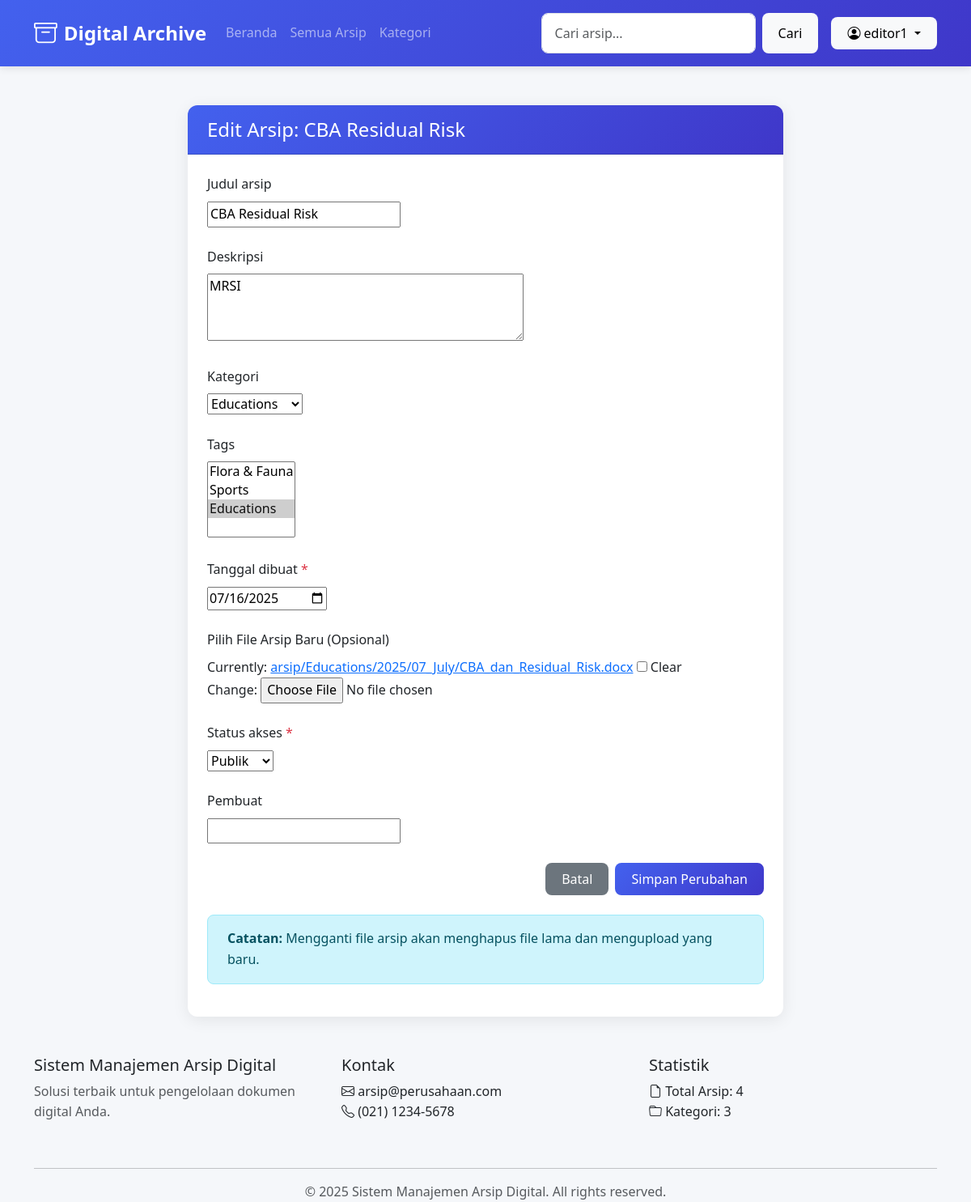
The page /arsip/4/edit/ (signed in) on the database as committed earlier.
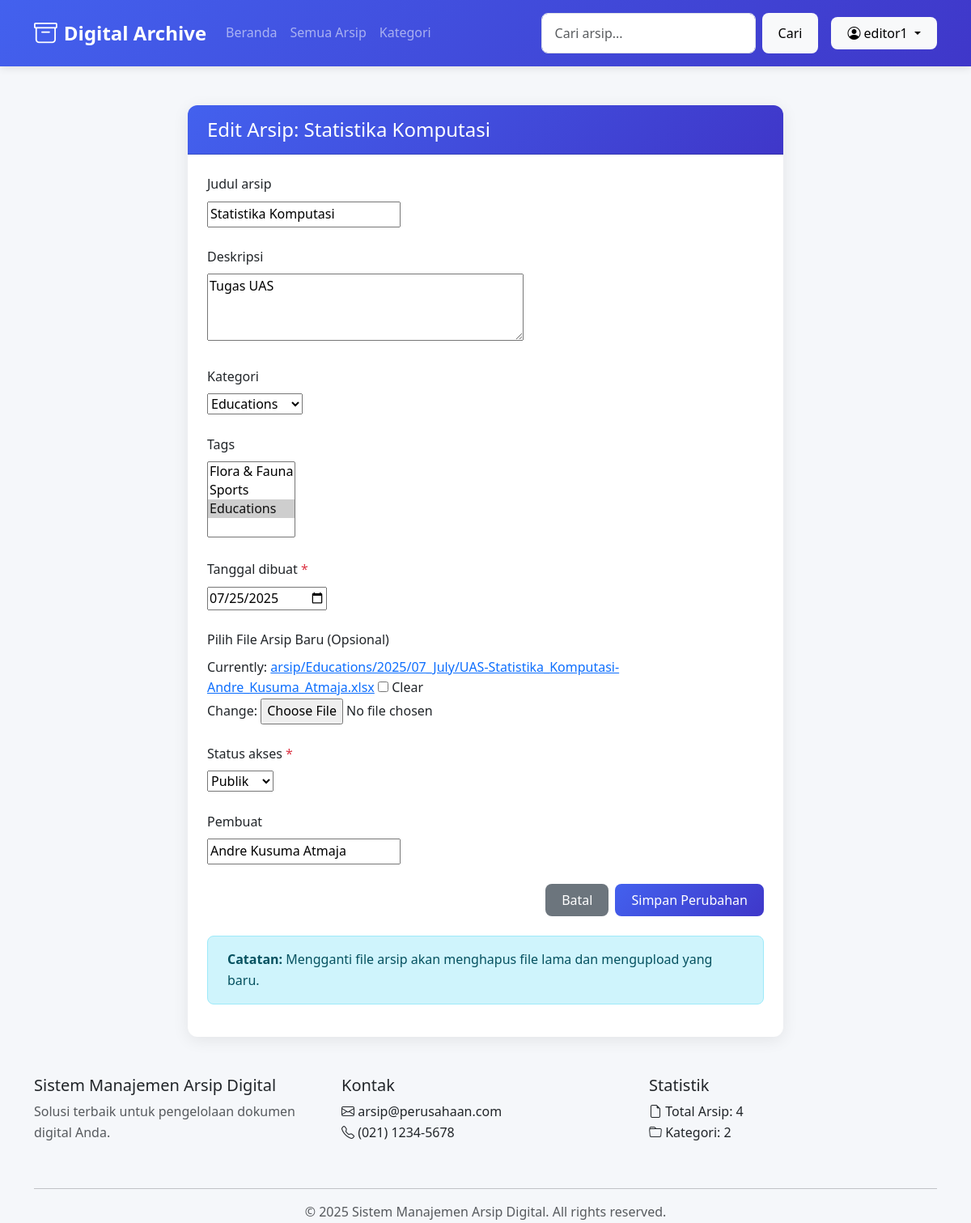
The same page on the database as committed later.
### arsip/models.py (models this page shows, shortened)
class Arsip(models.Model):
    STATUS_VERIFIKASI = (
        ('pending', 'Pending'),
        ('ditolak', 'Ditolak'),
        ('diterima', 'Diterima'),
    )
    STATUS_AKSES_CHOICES = [
        ('publik', 'Publik'),
        ('internal', 'Internal'),
    ]
    judul_arsip = models.CharField(max_length=255, blank=True, null=True, default="")
    kode_arsip = models.CharField(max_length=50, blank=True, null=True, unique=True)
    deskripsi = models.TextField(blank=True, null=True, default="")
    kategori = models.ForeignKey(Kategori, on_delete=models.SET_NULL, blank=True, null=True)
    tags = models.ManyToManyField(Tag, blank=True)
    tanggal_dibuat = models.DateField()
    tanggal_diterima = models.DateField()
    pembuat = models.CharField(max_length=100, blank=True, null=True)
    lokasi_fisik = models.CharField(max_length=100, blank=True, null=True)
    lokasi_digital = models.FileField(upload_to=arsip_upload_path)
    format_file = models.CharField(max_length=10, blank=True)
    ukuran_file = models.IntegerField(blank=True, null=True)  # Dalam bytes
    status_akses = models.CharField(
        max_length=20,
        choices=STATUS_AKSES_CHOICES,
        default='internal'
    )
    dibuat_oleh = models.ForeignKey(User, on_delete=models.SET_NULL, null=True)
    timestamp_input = models.DateTimeField(auto_now_add=True)
    last_updated = models.DateTimeField(auto_now=True)
    versi = models.PositiveIntegerField(default=1)
    diakses = models.PositiveIntegerField(default=0)
    class Meta:
        verbose_name = "Arsip Digital"
        verbose_name_plural = "Arsip Digital"
        ordering = ['-tanggal_diterima']
    status_verifikasi = models.CharField(
        max_length=20,
        choices=STATUS_VERIFIKASI,
        default='pending'
    )
    catatan_verifikasi = models.TextField(blank=True, null=True)
    verifikator = models.ForeignKey(
        User,
        on_delete=models.SET_NULL,
        null=True,
        blank=True,
        related_name='arsip_diverifikasi'
    )
    tanggal_verifikasi = models.DateTimeField(null=True, blank=True)
    tracker = FieldTracker(fields=['status_verifikasi'])

### arsip/views.py (the view)
# urls.py: path('arsip/<int:arsip_id>/edit/', views.edit_arsip, name='edit_arsip'),
@login_required
@user_passes_test(is_admin_or_editor, login_url=reverse_lazy('arsip:beranda'))
def edit_arsip(request, arsip_id):
    arsip = get_object_or_404(Arsip, id=arsip_id)
    if not (request.user.is_authenticated and hasattr(request.user, 'profile') and (request.user.profile.role == 'Admin' or request.user.profile.role == 'Editor' or request.user == arsip.dibuat_oleh)):
        messages.error(request, "Anda tidak memiliki izin untuk mengedit arsip ini!")
        return redirect('arsip:detail_arsip', arsip_id=arsip.id)
    if request.method == 'POST':
        form = ArsipForm(request.POST, request.FILES, instance=arsip)
        if form.is_valid():
            if 'lokasi_digital' in request.FILES:
                if arsip.lokasi_digital:
                    old_file_path = arsip.lokasi_digital.path
                    if os.path.exists(old_file_path):
                        os.remove(old_file_path)
                        print(f"File lama {old_file_path} berhasil dihapus.")
                arsip.lokasi_digital = form.cleaned_data['lokasi_digital']
            elif f'lokasi_digital-clear' in request.POST and form.cleaned_data.get('lokasi_digital') is False:
                if arsip.lokasi_digital:
                    old_file_path = arsip.lokasi_digital.path
                    if os.path.exists(old_file_path):
                        os.remove(old_file_path)
                        print(f"File {old_file_path} berhasil dihapus karena opsi 'clear'.")
                arsip.lokasi_digital = None # Set field file menjadi None (kosong)
            arsip = form.save(commit=False) # Simpan data form ke instance Arsip, tapi belum ke DB
            if arsip.lokasi_digital:
                arsip.format_file = os.path.splitext(arsip.lokasi_digital.name)[1][1:].upper()
                arsip.ukuran_file = arsip.lokasi_digital.size
            else:
                arsip.format_file = ''
                arsip.ukuran_file = 0
            arsip.save() # Simpan instance Arsip ke DB
            form.save_m2m() # Simpan many-to-many data (misal tags)
            messages.success(request, 'Arsip berhasil diperbarui!')
            return redirect('arsip:detail_arsip', arsip_id=arsip.id)
        else:
            messages.error(request, "Ada kesalahan dalam formulir. Mohon periksa kembali.")
    else:
        form = ArsipForm(instance=arsip)
    return render(request, 'arsip/edit_arsip.html', {'form': form, 'arsip': arsip})

### arsip/forms.py
class ArsipForm(forms.ModelForm):
    lokasi_digital = forms.FileField(label='Pilih File Arsip', required=False)
    class Meta:
        model = Arsip
        fields = [
            'judul_arsip',
            'deskripsi',
            'kategori',
            'tags',
            'tanggal_dibuat',
            'lokasi_digital', # Ditambahkan kembali di sini sebagai input field
            'status_akses',
            'pembuat',
        ]
        widgets = {
            'tanggal_dibuat': forms.DateInput(attrs={'type': 'date'}),
            'deskripsi': forms.Textarea(attrs={'rows': 3}),
        }
    def __init__(self, *args, **kwargs):
        super().__init__(*args, **kwargs)
        if self.instance and self.instance.pk:
            self.fields['lokasi_digital'].required = False
            self.fields['lokasi_digital'].label = 'Pilih File Arsip Baru (Opsional)'
        else:
            self.fields['lokasi_digital'].required = True
            self.fields['lokasi_digital'].label = 'Pilih File Arsip'

### arsip/models.py (called while the page is built)
    def __str__(self):
        return self.nama

    def __str__(self):
        return self.nama

### arsip/templates/arsip/edit_arsip.html (shortened to what this page needs)
{% extends "arsip/base_arsip.html" %}
{% load static %}
{% block content %}
<div class="row justify-content-center">
  <div class="col-md-8">
    <div class="card">
      <div class="card-header bg-primary text-white">
        <h4 class="mb-0">Edit Arsip: {{ arsip.judul_arsip }}</h4>
      </div>
      <div class="card-body upload-form">
        <form method="post" enctype="multipart/form-data">
          {% for field in form %}
          <div class="form-group">
            <label for="{{ field.id_for_label }}" class="form-label">
              {{ field.label }}
              {% if field.field.required %}<span class="text-danger">*</span>{% endif %}
            </label>
            {{ field }}
          </div>
          {% endfor %}
          <div class="d-flex justify-content-end mt-4">
            <a href="{% url 'arsip:detail_arsip' arsip.id %}" class="btn btn-secondary me-2">Batal</a>
            <button type="submit" class="btn btn-primary">Simpan Perubahan</button>
          </div>
        </form>
        <div class="mt-4 alert alert-info">
          <strong>Catatan:</strong> Mengganti file arsip akan menghapus file lama dan mengupload yang baru.
        </div>
      </div>
    </div>
  </div>
</div>
{% endblock %}

### arsip/templates/arsip/base_arsip.html (shortened to what this page needs)
<!DOCTYPE html>
<html lang="id">
<head>
    <link href="https://cdn.jsdelivr.net/npm/bootstrap@5.3.0/dist/css/bootstrap.min.css" rel="stylesheet">
    <link rel="stylesheet" href="https://cdn.jsdelivr.net/npm/bootstrap-icons@1.8.0/font/bootstrap-icons.css">
    {% load static %}
    <link rel="stylesheet" href="{% static 'style.css' %}">
</head>
<body>
    <nav class="navbar navbar-expand-lg navbar-dark bg-primary">
        <div class="container">
            <a class="navbar-brand" href="{% url 'arsip:beranda' %}">
                <i class="bi bi-archive"></i> Digital Archive
            </a>
            <div class="collapse navbar-collapse" id="navbarNav">
                <ul class="navbar-nav me-auto">
                    <li class="nav-item">
                        <a class="nav-link" href="{% url 'arsip:beranda' %}">Beranda</a>
                    </li>
                    <li class="nav-item">
                        <a class="nav-link" href="{% url 'arsip:daftar_arsip' %}">Semua Arsip</a>
                    </li>
                    <li class="nav-item">
                        <a class="nav-link" href="{% url 'arsip:kategori_list' %}">Kategori</a>
                    </li>
                </ul>
                <form class="d-flex me-2" action="{% url 'arsip:cari_arsip' %}" method="get">
                    <input type="text" class="form-control me-2" name="q" value="{{ query }}" placeholder="Cari arsip...">
                    <button class="btn btn-light me-2" type="submit">Cari</button>
                </form>
                {% if user.is_authenticated %}
                <div class="dropdown">
                    <button class="btn btn-light dropdown-toggle" type="button" id="dropdownMenuButton"
                        data-bs-toggle="dropdown">
                        <i class="bi bi-person-circle"></i> {{ user.username }}
                    </button>
                </div>
                {% else %}
                <a href="{% url 'arsip:login' %}" class="btn btn-light me-2">Login</a>
                {% endif %}
            </div>
        </div>
    </nav>
    <main class="container my-5">
        {% block content %}{% endblock %}
    </main>
    <footer class="footer">
        <div class="container">
            <div class="row">
                <div class="col-md-4 mb-4">
                    <h5>Sistem Manajemen Arsip Digital</h5>
                    <p class="text-muted">Solusi terbaik untuk pengelolaan dokumen digital Anda.</p>
                </div>
                <div class="col-md-4 mb-4">
                    <h5>Kontak</h5>
                    <ul class="list-unstyled">
                        <li><i class="bi bi-envelope"></i> arsip@perusahaan.com</li>
                        <li><i class="bi bi-telephone"></i> (021) 1234-5678</li>
                    </ul>
                </div>
                <div class="col-md-4 mb-4">
                    <h5>Statistik</h5>
                    <ul class="list-unstyled">
                        <li><i class="bi bi-file-earmark"></i> Total Arsip: {{ total_arsip|default:'0' }}</li>
                        <li><i class="bi bi-folder"></i> Kategori: {{ total_kategori|default:'0' }}</li>
                    </ul>
                </div>
            </div>
            <hr>
            <div class="text-center text-muted">
                &copy; {% now "Y" %} Sistem Manajemen Arsip Digital. All rights reserved.
            </div>
        </div>
    </footer>
</body>
</html>

Rows that differ between the two databases and show on the page:
changed Arsip "Educations": judul_arsip "CBA Residual Risk" → "Statistika Komputasi"; deskripsi "MRSI" → "Tugas UAS"; tanggal_dibuat "07/16/2025" → "07/25/2025"; pembuat (not shown) → "Andre Kusuma Atmaja"
Other text that changed with them:
{{ total_kategori|default:'0' }}: "3" → "2"
text no longer shown: "Currently: arsip/Educations/2025/07_July/CBA_dan_Residual_Risk.docx Clear Change:"
text now shown: "Currently: arsip/Educations/2025/07_July/UAS-Statistika_Komputasi-Andre_Kusuma_Atmaja.xlsx Clear Change:"
